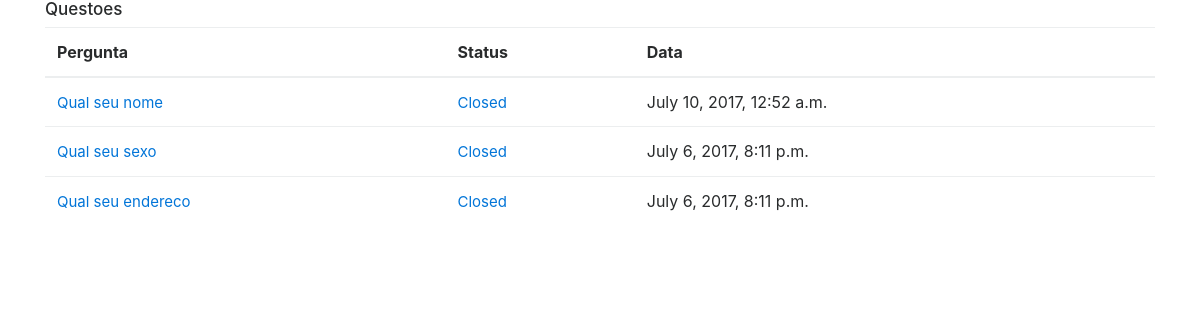
The app's page /pools/, older data.
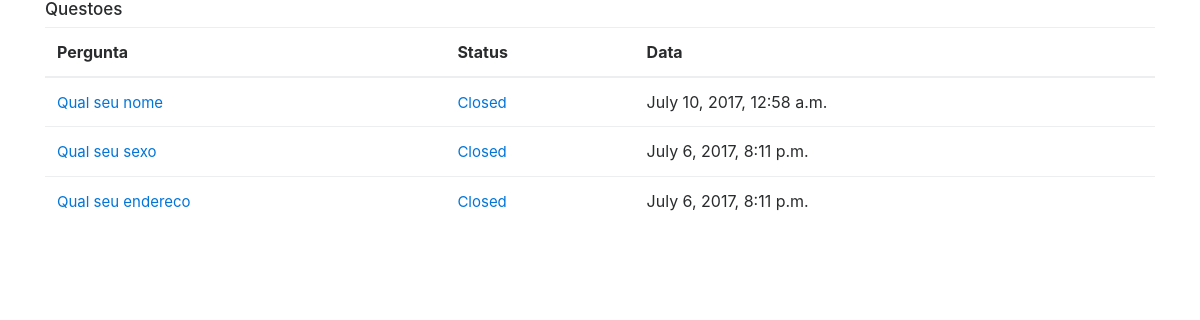
The same page, newer data.
### pools/models.py (models this page shows, shortened)
class Question(models.Model):
    question_text = models.CharField(max_length=200)
    closed = models.BooleanField(default=False)
    pub_date = models.DateTimeField(auto_now=True)

### pools/views.py (the view)
def index(request):
    questions = Question.objects.all().order_by('-pub_date')
    template_name = 'index.html'
    context = {
        'questions': questions
    }
    return render(request, template_name, context)

### templates/index.html
{% extends "base.html" %}
{% load static %}
{% block content %}
<div class="container">
  <h2>Questoes</h2>
  <table class="table table-hover">
    <thead>
      <tr>
        <th>Pergunta</th>
        <th>Status</th>
        <th>Data</th>
      </tr>
    </thead>
    <tbody>
        {% for question in questions %}
            <tr>
                <td><a href="{% url 'pools:question' question.id %}">{{ question.question_text }}</a></td>
                <td>{% if question.closed %}<a href="{% url 'pools:result' question.id %}">Closed</a>{% else %}Open{% endif %}
                </td>
                <td>{{ question.pub_date }}</td>
            </tr>
        {% endfor %}
    </tbody>
  </table>
</div>
{% endblock %}

Row changes from the older to the newer data that the page shows:
changed Question "Qual seu nome": pub_date "July 10, 2017, 12:52 a.m." → "July 10, 2017, 12:58 a.m."
